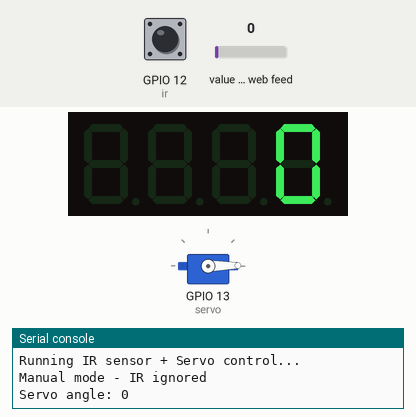
A program run on a simulated ESP32 board running MicroPython. Parts: 4-digit seven-segment display, servo, the last lines printed to the serial console. The inputs (shaded band) are chosen by the test bench; at power-on: value of the web feed 0, GPIO 12 (ir) HIGH. WiFi joins after 1.5 s; requests to the public web service named in the program get a made-up reply in its usual format after 0.4 s (London, UTC, broken clouds, 64 % humidity, 1013 hPa unless stated); servo angles are drawn from the pulse width (0.5 ms = 0°, 2.5 ms = 180°); library files of the repository ran but are not shown: tm1637.py.

Above: at 3.2 s.
3.3 s: value of the web feed set to 25
At 6.3 s:
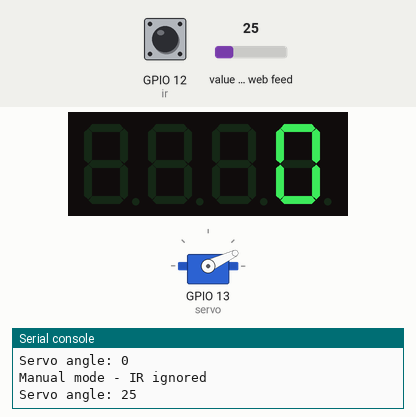
7.1 s: value of the web feed set to 50
At 9.6 s:
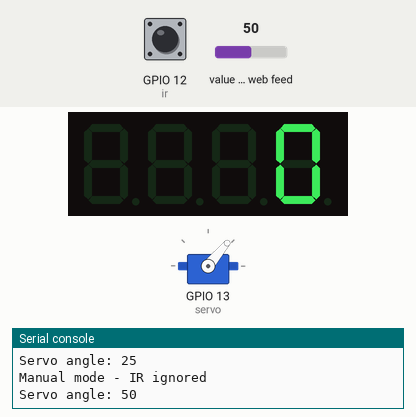
9.9 s: value of the web feed set to 75
At 11.8 s:
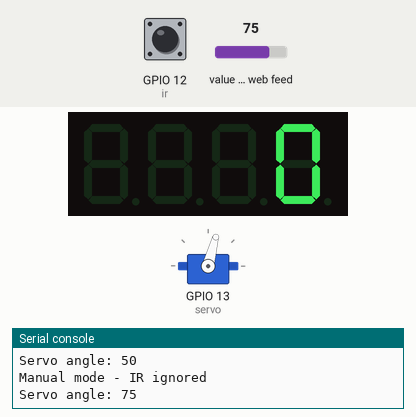
12.7 s: value of the web feed set to 98
At 15.1 s:
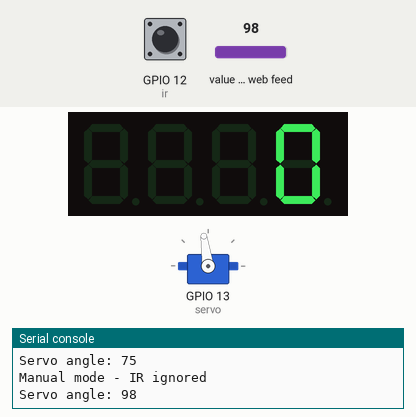
Timing chart, 0 to 16.5 s (numbered marks = the images above; inputs shaded):
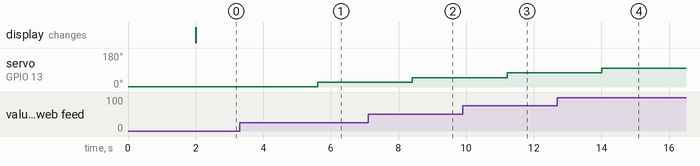

The program:

lab3.py
```python
import network
import time
import machine
import urequests as requests
from tm1637 import TM1637

# ---------- CONFIG ----------
WIFI_SSID = "Robotic WIFI"
WIFI_PASS = "rbtWIFI@2025"

BLYNK_TOKEN = "IjdA92t_vgrLogCy0R_vIqhvSPxfUkW4"
BLYNK_API   = "http://blynk.cloud/external/api"

IR_PIN    = 12
SERVO_PIN = 13
TM_CLK    = 17
TM_DIO    = 16

# ---------- HARDWARE ----------
ir = machine.Pin(IR_PIN, machine.Pin.IN)
servo = machine.PWM(machine.Pin(SERVO_PIN), freq=50)
tm = TM1637(clk_pin=TM_CLK, dio_pin=TM_DIO, brightness=5)

# ---------- WIFI ----------
wifi = network.WLAN(network.STA_IF)
wifi.active(True)
wifi.connect(WIFI_SSID, WIFI_PASS)

print("Connecting to WiFi...")
while not wifi.isconnected():
    time.sleep(1)
print("WiFi connected!")

# ---------- BLYNK ----------
def send_ir_status_v0(detected):
    url = f"{BLYNK_API}/update?token={BLYNK_TOKEN}&V0={detected}"
    r = requests.get(url)
    r.close()

def read_slider_v1():
    r = requests.get(f"{BLYNK_API}/get?token={BLYNK_TOKEN}&V1")
    value = int(str(r.text).strip('[]"{}'))
    r.close()
    return value

def angle_to_duty(angle):
    return int(26 + (angle / 180) * 102)

def send_counter_v2(count):
    url = f"{BLYNK_API}/update?token={BLYNK_TOKEN}&V2={count}"
    r = requests.get(url)
    r.close()

def read_mode_v3():
    r = requests.get(f"{BLYNK_API}/get?token={BLYNK_TOKEN}&V3")
    value = int(str(r.text).strip('[]"{}'))
    r.close()
    return value

# ---------- MAIN ----------
print("Running IR sensor + Servo control...")

counter = 0
last_ir = 1  # track previous IR state (1 = no obstacle)
tm.show_digit(counter)

while True:
    auto_mode = read_mode_v3() == 1
    current_ir = ir.value()

    if auto_mode:
        if current_ir == 0:
            print("Obstacle detected")
            send_ir_status_v0(1)

            if last_ir == 1:
                counter += 1
                print("Counter:", counter)
                tm.show_digit(counter)
                send_counter_v2(counter)

            servo.duty(angle_to_duty(90))
            print("Servo opened to 90°")
            time.sleep(3)
            servo.duty(angle_to_duty(0))
            print("Servo closed to 0°")
        else:
            print("No obstacle")
            send_ir_status_v0(0)
    else:
        print("Manual mode - IR ignored")

    last_ir = current_ir

    angle = read_slider_v1()
    angle = max(0, min(180, angle))
    servo.duty(angle_to_duty(angle))
    print("Servo angle:", angle)

    time.sleep(2)
```

Measured:
- after the input at 3.3 s, servo on GPIO 13 (servo): 1° → 25° after 2.3 s
- after the input at 7.1 s, servo on GPIO 13 (servo): 25° → 50° after 1.3 s
- after the input at 9.9 s, servo on GPIO 13 (servo): 50° → 75° after 1.3 s
- after the input at 12.7 s, servo on GPIO 13 (servo): 75° → 98° after 1.3 s
